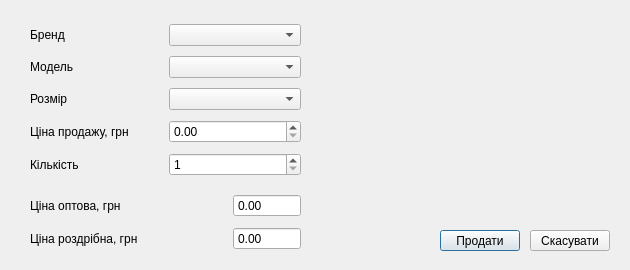
<?xml version="1.0" encoding="UTF-8"?>
<ui version="4.0">
 <class>SaleDialog</class>
 <widget class="QDialog" name="SaleDialog">
  <property name="geometry">
   <rect>
    <x>0</x>
    <y>0</y>
    <width>630</width>
    <height>270</height>
   </rect>
  </property>
  <property name="sizePolicy">
   <sizepolicy hsizetype="Preferred" vsizetype="Preferred">
    <horstretch>0</horstretch>
    <verstretch>0</verstretch>
   </sizepolicy>
  </property>
  <property name="minimumSize">
   <size>
    <width>630</width>
    <height>270</height>
   </size>
  </property>
  <property name="maximumSize">
   <size>
    <width>630</width>
    <height>270</height>
   </size>
  </property>
  <property name="windowTitle">
   <string>Продати товар</string>
  </property>
  <widget class="QPushButton" name="sale_pb">
   <property name="enabled">
    <bool>true</bool>
   </property>
   <property name="geometry">
    <rect>
     <x>440</x>
     <y>230</y>
     <width>80</width>
     <height>21</height>
    </rect>
   </property>
   <property name="text">
    <string>Продати</string>
   </property>
  </widget>
  <widget class="QPushButton" name="cancel_pb">
   <property name="geometry">
    <rect>
     <x>530</x>
     <y>230</y>
     <width>80</width>
     <height>21</height>
    </rect>
   </property>
   <property name="text">
    <string>Скасувати</string>
   </property>
  </widget>
  <widget class="QLabel" name="pic_lbl">
   <property name="geometry">
    <rect>
     <x>310</x>
     <y>20</y>
     <width>301</width>
     <height>181</height>
    </rect>
   </property>
   <property name="text">
    <string/>
   </property>
  </widget>
  <widget class="QWidget" name="layoutWidget1">
   <property name="geometry">
    <rect>
     <x>30</x>
     <y>190</y>
     <width>271</width>
     <height>64</height>
    </rect>
   </property>
   <layout class="QVBoxLayout" name="verticalLayout_2">
    <item>
     <layout class="QHBoxLayout" name="horizontalLayout_6">
      <item>
       <widget class="QLabel" name="label_7">
        <property name="text">
         <string>Ціна оптова, грн</string>
        </property>
       </widget>
      </item>
      <item>
       <spacer name="horizontalSpacer_2">
        <property name="orientation">
         <enum>Qt::Horizontal</enum>
        </property>
        <property name="sizeHint" stdset="0">
         <size>
          <width>40</width>
          <height>20</height>
         </size>
        </property>
       </spacer>
      </item>
      <item>
       <widget class="QDoubleSpinBox" name="wholesale_price_sb">
        <property name="readOnly">
         <bool>true</bool>
        </property>
        <property name="buttonSymbols">
         <enum>QAbstractSpinBox::NoButtons</enum>
        </property>
        <property name="maximum">
         <double>9999999.000000000000000</double>
        </property>
       </widget>
      </item>
     </layout>
    </item>
    <item>
     <layout class="QHBoxLayout" name="horizontalLayout_7">
      <item>
       <widget class="QLabel" name="lbl">
        <property name="text">
         <string>Ціна роздрібна, грн</string>
        </property>
       </widget>
      </item>
      <item>
       <spacer name="horizontalSpacer">
        <property name="orientation">
         <enum>Qt::Horizontal</enum>
        </property>
        <property name="sizeHint" stdset="0">
         <size>
          <width>40</width>
          <height>20</height>
         </size>
        </property>
       </spacer>
      </item>
      <item>
       <widget class="QDoubleSpinBox" name="retail_price_sb">
        <property name="readOnly">
         <bool>true</bool>
        </property>
        <property name="buttonSymbols">
         <enum>QAbstractSpinBox::NoButtons</enum>
        </property>
        <property name="maximum">
         <double>9999999.000000000000000</double>
        </property>
       </widget>
      </item>
     </layout>
    </item>
   </layout>
  </widget>
  <widget class="QWidget" name="layoutWidget2">
   <property name="geometry">
    <rect>
     <x>30</x>
     <y>20</y>
     <width>271</width>
     <height>163</height>
    </rect>
   </property>
   <layout class="QVBoxLayout" name="verticalLayout">
    <item>
     <layout class="QHBoxLayout" name="horizontalLayout">
      <item>
       <widget class="QLabel" name="label">
        <property name="text">
         <string>Бренд</string>
        </property>
       </widget>
      </item>
      <item>
       <widget class="QComboBox" name="brand_cb"/>
      </item>
     </layout>
    </item>
    <item>
     <layout class="QHBoxLayout" name="horizontalLayout_2">
      <item>
       <widget class="QLabel" name="label_2">
        <property name="text">
         <string>Модель</string>
        </property>
       </widget>
      </item>
      <item>
       <widget class="QComboBox" name="model_cb"/>
      </item>
     </layout>
    </item>
    <item>
     <layout class="QHBoxLayout" name="horizontalLayout_5">
      <item>
       <widget class="QLabel" name="label_6">
        <property name="text">
         <string>Розмір</string>
        </property>
       </widget>
      </item>
      <item>
       <widget class="QComboBox" name="size_cb"/>
      </item>
     </layout>
    </item>
    <item>
     <layout class="QHBoxLayout" name="horizontalLayout_3">
      <item>
       <widget class="QLabel" name="label_3">
        <property name="text">
         <string>Ціна продажу, грн</string>
        </property>
       </widget>
      </item>
      <item>
       <widget class="QDoubleSpinBox" name="price_sb">
        <property name="maximum">
         <double>9999999.000000000000000</double>
        </property>
        <property name="singleStep">
         <double>10.000000000000000</double>
        </property>
       </widget>
      </item>
     </layout>
    </item>
    <item>
     <layout class="QHBoxLayout" name="horizontalLayout_4">
      <item>
       <widget class="QLabel" name="label_5">
        <property name="text">
         <string>Кількість</string>
        </property>
       </widget>
      </item>
      <item>
       <widget class="QSpinBox" name="count_sb">
        <property name="minimum">
         <number>1</number>
        </property>
       </widget>
      </item>
     </layout>
    </item>
   </layout>
  </widget>
 </widget>
 <resources/>
 <connections/>
</ui>
